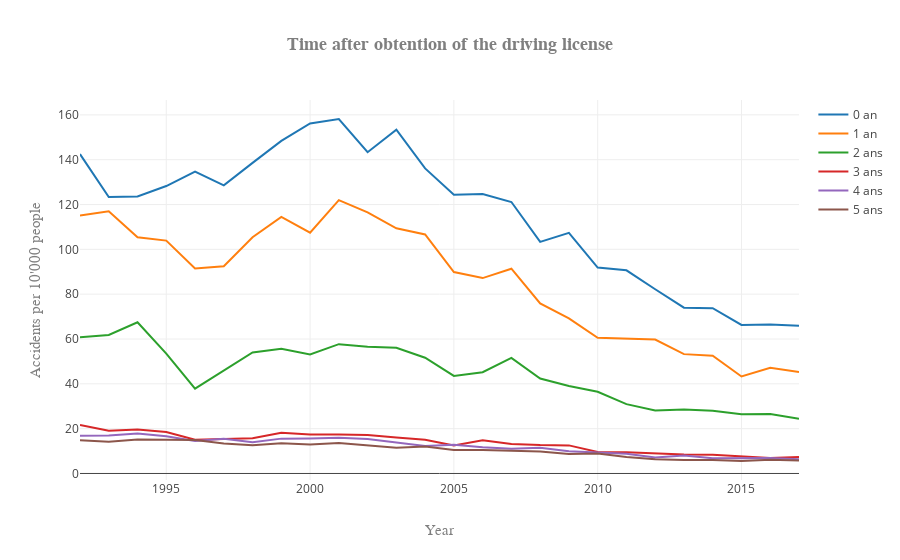
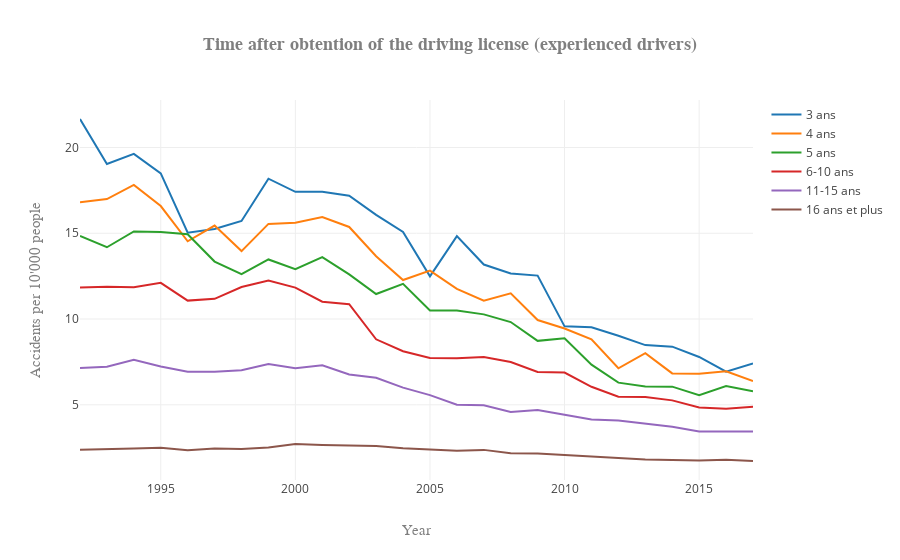

Write notebook code for charts like these, in order.
### Markdown cell above
How long had the people in an accident had their license for? In this analysis, we start again from the normalized total of accidents that we created before, i.e. normalized by each 10'000 of people (without taking care of the proportions of driving people as this did not carry enough interesting information). 

We also take the years of license from the `df_Accident_objects` dataset. Note that they are groupped by interval sometimes (e.g. 6-10 years).

### Code cell
index_permis = df_Accident_objets['annee_permis_index'].unique()

# Create a mapping to know how many years are accounted for in each interval
mapping={}
for i in range(len(index_permis)-1):
    if (index_permis[i]==16):
        mapping[index_permis[i]] = 64 # Until 80 years old
    else:
        mapping[index_permis[i]] = index_permis[i+1] - index_permis[i] 

# Focus our analysis on the accidents of tourism cars when there was a mistake and drop
# the cases where we don't know for how many years the license was hold
df_permis = df_Accident_objets_normalized[(df_Accident_objets_normalized.faute_index==1)\
                            & (df_Accident_objets_normalized.voiture_index==210)\
                            & (df_Accident_objets_normalized.annee_permis!='Inconnu')]

# Group by the different categories
df_permis = df_permis.groupby(['annee_permis','annee_permis_index']).sum()

# Rescale the values: divide the total of accidents by the number of different ages
# of the intervals (assumption: if you consider people with 6-10 years of license ther
# will be approximately 5 times more people than if only one year is taken into account)
for i in range(len(df_permis.index)):
    df_permis.loc[df_permis.index.values[i]] = df_permis.loc[df_permis.index.values[i]]/\
                                                    mapping[df_permis.index.values[i][1]]

# Get the years for which we have information and sort them (reference: 2017)
df_permis = df_permis.sort_values(['2017'], ascending=False).reset_index()\
        [['annee_permis']+[col for col in df_permis.columns if IS_DATE.match(col)]].\
        set_index('annee_permis')

# Plot the results with our function
plot_dataframe(x=df_permis.columns.values, y=df_permis[:6],\
               title='Time after obtention of the driving license', xlabel='Year',\
               ylabel="Accidents per 10'000 people",\
               labels=df_permis.index.values[:6],\
               rotation=45, number_to_plot=None,name_save='accident_driving_licence')

# Plot the results but the top 3 lines with our function
plot_dataframe(x=df_permis.columns.values, y=df_permis.iloc[3:],\
               title='Time after obtention of the driving license (experienced drivers)', xlabel='Year',\
               ylabel="Accidents per 10'000 people",\
               labels=df_permis.iloc[3:].index.values,\
               rotation=45, number_to_plot=None,name_save='accident_driving_licence_experienced')

### Figure 1 — Plotly figure (JSON) as saved in the notebook; plotly's stock layout.template omitted (floating-point values rounded to 4 significant figures)
{"data": [{"name": "0 an", "type": "scatter", "uid": "c07ab919-d7e7-4109-871c-584120741249", "x": ["1992", "1993", "1994", "1995", "1996", "1997", "1998", "1999", "2000", "2001", "2002", "2003", "2004", "2005", "2006", "2007", "2008", "2009", "2010", "2011", "2012", "2013", "2014", "2015", "2016", "2017"], "y": [142.5, 123.4, 123.6, 128.2, 134.7, 128.6, 138.6, 148.4, 156.2, 158.2, 143.3, 153.4, 136.1, 124.4, 124.7, 121.1, 103.3, 107.4, 91.85, 90.65, 82.19, 73.99, 73.75, 66.3, 66.41, 65.9]}, {"name": "1 an", "type": "scatter", "uid": "07f92b0e-ce68-42a7-b28d-289a5ae1dfb4", "x": ["1992", "1993", "1994", "1995", "1996", "1997", "1998", "1999", "2000", "2001", "2002", "2003", "2004", "2005", "2006", "2007", "2008", "2009", "2010", "2011", "2012", "2013", "2014", "2015", "2016", "2017"], "y": [115.1, 117.0, 105.4, 103.9, 91.45, 92.49, 105.4, 114.5, 107.4, 122.0, 116.5, 109.4, 106.6, 89.87, 87.18, 91.35, 75.84, 69.19, 60.5, 59.97, 59.75, 53.25, 52.53, 43.27, 47.14, 45.32]}, {"name": "2 ans", "type": "scatter", "uid": "6eca04b4-0495-4097-8d7f-77bf746e1e2c", "x": ["1992", "1993", "1994", "1995", "1996", "1997", "1998", "1999", "2000", "2001", "2002", "2003", "2004", "2005", "2006", "2007", "2008", "2009", "2010", "2011", "2012", "2013", "2014", "2015", "2016", "2017"], "y": [60.73, 61.78, 67.45, 53.47, 37.81, 45.86, 53.98, 55.63, 53.1, 57.69, 56.57, 56.07, 51.62, 43.55, 45.19, 51.56, 42.36, 39.06, 36.46, 30.94, 28.06, 28.55, 27.97, 26.39, 26.58, 24.4]}, {"name": "3 ans", "type": "scatter", "uid": "cf80e5e0-a057-4f87-b421-5bad11704937", "x": ["1992", "1993", "1994", "1995", "1996", "1997", "1998", "1999", "2000", "2001", "2002", "2003", "2004", "2005", "2006", "2007", "2008", "2009", "2010", "2011", "2012", "2013", "2014", "2015", "2016", "2017"], "y": [21.66, 19.04, 19.63, 18.49, 15.04, 15.24, 15.72, 18.18, 17.42, 17.42, 17.19, 16.07, 15.07, 12.49, 14.83, 13.18, 12.65, 12.53, 9.572, 9.52, 9.024, 8.481, 8.391, 7.788, 6.928, 7.405]}, {"name": "4 ans", "type": "scatter", "uid": "b6c5b496-939d-4c23-9f2e-a5da10224f8d", "x": ["1992", "1993", "1994", "1995", "1996", "1997", "1998", "1999", "2000", "2001", "2002", "2003", "2004", "2005", "2006", "2007", "2008", "2009", "2010", "2011", "2012", "2013", "2014", "2015", "2016", "2017"], "y": [16.81, 17.0, 17.81, 16.59, 14.53, 15.45, 13.96, 15.55, 15.62, 15.94, 15.37, 13.66, 12.27, 12.82, 11.76, 11.07, 11.5, 9.943, 9.45, 8.816, 7.131, 8.006, 6.83, 6.807, 6.957, 6.384]}, {"name": "5 ans", "type": "scatter", "uid": "84743011-2258-4c4d-9323-d8f8ed45b4d7", "x": ["1992", "1993", "1994", "1995", "1996", "1997", "1998", "1999", "2000", "2001", "2002", "2003", "2004", "2005", "2006", "2007", "2008", "2009", "2010", "2011", "2012", "2013", "2014", "2015", "2016", "2017"], "y": [14.84, 14.18, 15.1, 15.07, 14.94, 13.35, 12.61, 13.47, 12.9, 13.61, 12.61, 11.46, 12.05, 10.5, 10.5, 10.27, 9.824, 8.727, 8.875, 7.342, 6.291, 6.063, 6.058, 5.566, 6.088, 5.789]}], "layout": {"title": "<b>Time after obtention of the driving license</b>", "titlefont": {"color": "#7f7f7f", "family": "Courier New, monospace", "size": 18}, "xaxis": {"title": "Year", "titlefont": {"color": "#7f7f7f", "family": "Courier New, monospace", "size": 15}}, "yaxis": {"title": "Accidents per 10'000 people", "titlefont": {"color": "#7f7f7f", "family": "Courier New, monospace", "size": 15}}}}

### Figure 2 — Plotly figure (JSON) as saved in the notebook; plotly's stock layout.template omitted (floating-point values rounded to 4 significant figures)
{"data": [{"name": "3 ans", "type": "scatter", "uid": "4aa4b7bd-6de2-444a-a5e6-933e07b4d7da", "x": ["1992", "1993", "1994", "1995", "1996", "1997", "1998", "1999", "2000", "2001", "2002", "2003", "2004", "2005", "2006", "2007", "2008", "2009", "2010", "2011", "2012", "2013", "2014", "2015", "2016", "2017"], "y": [21.66, 19.04, 19.63, 18.49, 15.04, 15.24, 15.72, 18.18, 17.42, 17.42, 17.19, 16.07, 15.07, 12.49, 14.83, 13.18, 12.65, 12.53, 9.572, 9.52, 9.024, 8.481, 8.391, 7.788, 6.928, 7.405]}, {"name": "4 ans", "type": "scatter", "uid": "48b0daa3-6477-4c37-9730-06cb5baf4cc2", "x": ["1992", "1993", "1994", "1995", "1996", "1997", "1998", "1999", "2000", "2001", "2002", "2003", "2004", "2005", "2006", "2007", "2008", "2009", "2010", "2011", "2012", "2013", "2014", "2015", "2016", "2017"], "y": [16.81, 17.0, 17.81, 16.59, 14.53, 15.45, 13.96, 15.55, 15.62, 15.94, 15.37, 13.66, 12.27, 12.82, 11.76, 11.07, 11.5, 9.943, 9.45, 8.816, 7.131, 8.006, 6.83, 6.807, 6.957, 6.384]}, {"name": "5 ans", "type": "scatter", "uid": "997deefc-eb4e-4b6a-b1a0-7d696efde1bc", "x": ["1992", "1993", "1994", "1995", "1996", "1997", "1998", "1999", "2000", "2001", "2002", "2003", "2004", "2005", "2006", "2007", "2008", "2009", "2010", "2011", "2012", "2013", "2014", "2015", "2016", "2017"], "y": [14.84, 14.18, 15.1, 15.07, 14.94, 13.35, 12.61, 13.47, 12.9, 13.61, 12.61, 11.46, 12.05, 10.5, 10.5, 10.27, 9.824, 8.727, 8.875, 7.342, 6.291, 6.063, 6.058, 5.566, 6.088, 5.789]}, {"name": "6-10 ans", "type": "scatter", "uid": "1065c77a-e8f4-4761-842f-9a0fde6fcf01", "x": ["1992", "1993", "1994", "1995", "1996", "1997", "1998", "1999", "2000", "2001", "2002", "2003", "2004", "2005", "2006", "2007", "2008", "2009", "2010", "2011", "2012", "2013", "2014", "2015", "2016", "2017"], "y": [11.84, 11.88, 11.85, 12.11, 11.07, 11.18, 11.86, 12.25, 11.83, 11.01, 10.86, 8.818, 8.121, 7.733, 7.713, 7.787, 7.498, 6.917, 6.878, 6.051, 5.474, 5.46, 5.258, 4.84, 4.768, 4.883]}, {"name": "11-15 ans", "type": "scatter", "uid": "e63b4beb-2edf-4315-848e-f8abea848dc3", "x": ["1992", "1993", "1994", "1995", "1996", "1997", "1998", "1999", "2000", "2001", "2002", "2003", "2004", "2005", "2006", "2007", "2008", "2009", "2010", "2011", "2012", "2013", "2014", "2015", "2016", "2017"], "y": [7.141, 7.222, 7.628, 7.237, 6.933, 6.925, 7.011, 7.382, 7.137, 7.309, 6.766, 6.575, 6.001, 5.563, 5.0, 4.968, 4.576, 4.696, 4.417, 4.138, 4.084, 3.905, 3.713, 3.448, 3.456, 3.447]}, {"name": "16 ans et plus", "type": "scatter", "uid": "15bd5df2-06fe-4c97-aed7-753c160f66ea", "x": ["1992", "1993", "1994", "1995", "1996", "1997", "1998", "1999", "2000", "2001", "2002", "2003", "2004", "2005", "2006", "2007", "2008", "2009", "2010", "2011", "2012", "2013", "2014", "2015", "2016", "2017"], "y": [2.372, 2.43, 2.459, 2.491, 2.347, 2.449, 2.429, 2.504, 2.71, 2.657, 2.629, 2.592, 2.46, 2.38, 2.314, 2.371, 2.18, 2.163, 2.069, 1.952, 1.862, 1.804, 1.788, 1.757, 1.794, 1.723]}], "layout": {"title": "<b>Time after obtention of the driving license (experienced drivers)</b>", "titlefont": {"color": "#7f7f7f", "family": "Courier New, monospace", "size": 18}, "xaxis": {"title": "Year", "titlefont": {"color": "#7f7f7f", "family": "Courier New, monospace", "size": 15}}, "yaxis": {"title": "Accidents per 10'000 people", "titlefont": {"color": "#7f7f7f", "family": "Courier New, monospace", "size": 15}}}}
